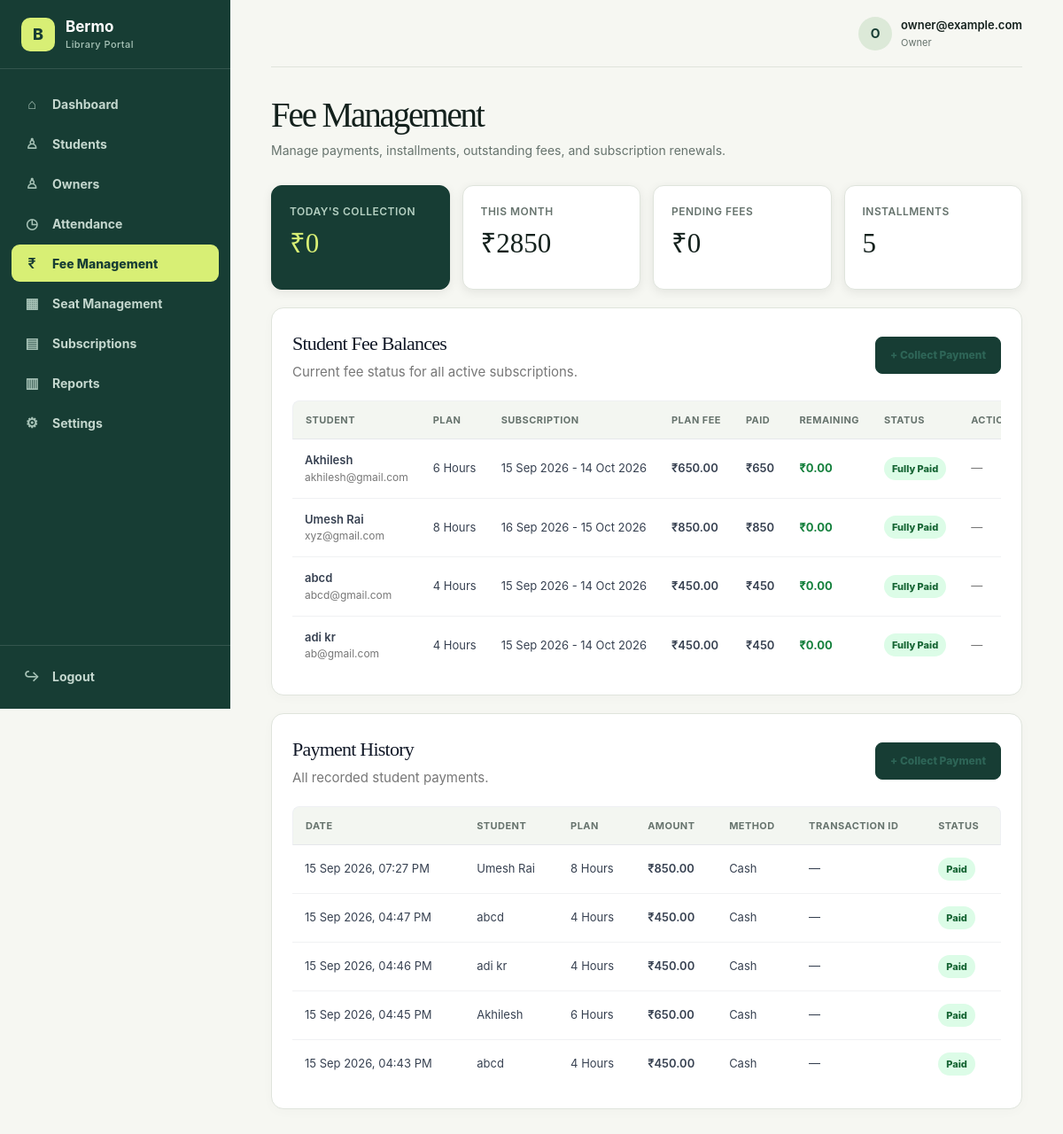
Page /management/fees/ (signed in) on the earlier database version.
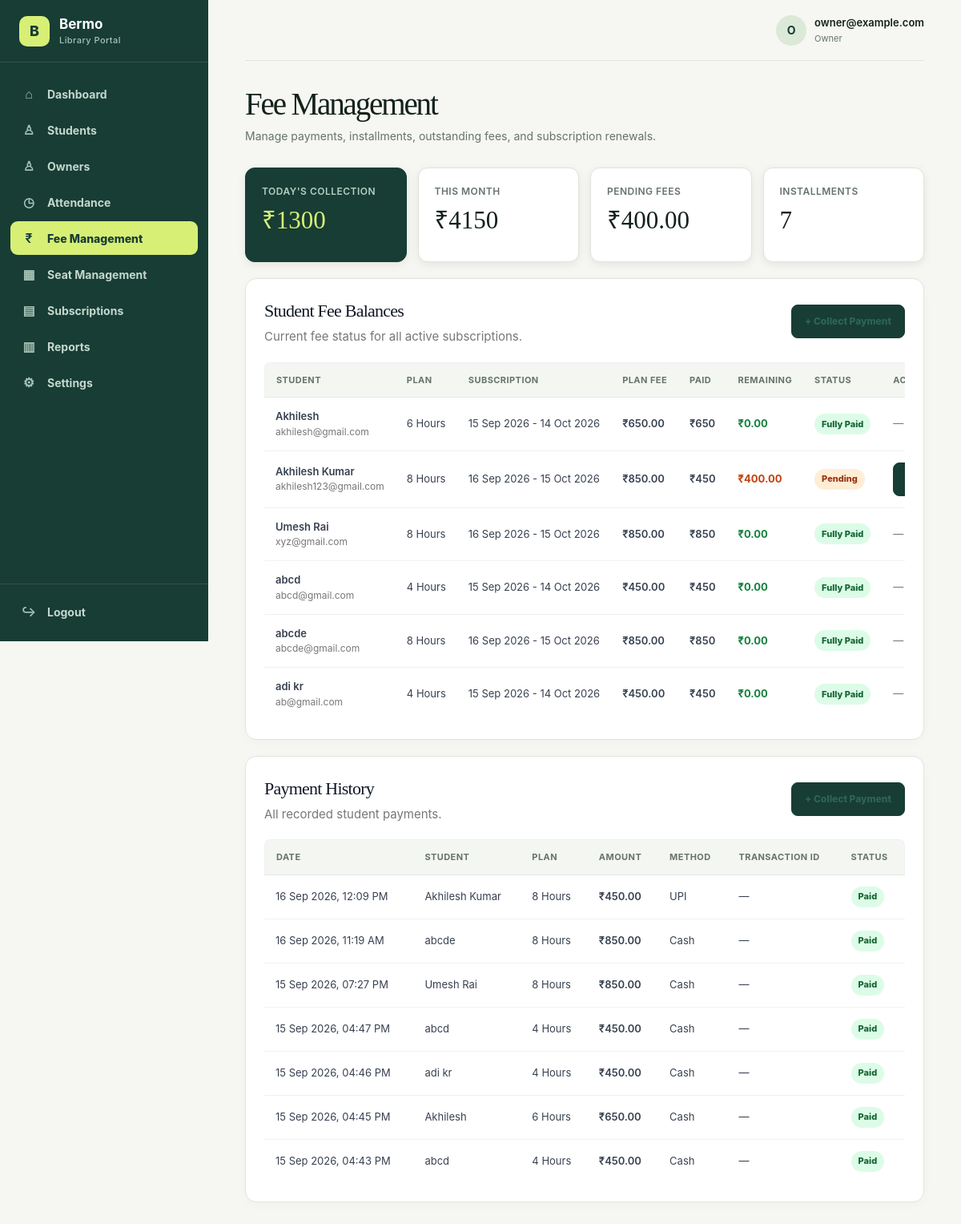
Same page on the later database version.
### library/models.py (models this page shows, shortened)
class Subscription(models.Model):
    STATUS_CHOICES = [
        ("ACTIVE", "Active"),
        ("EXPIRED", "Expired"),
        ("CANCELLED", "Cancelled"),
    ]
    subscription_id = models.AutoField(primary_key=True)
    student = models.ForeignKey(
        StudentProfile,
        on_delete=models.PROTECT,
        related_name="subscriptions"
    )
    plan = models.ForeignKey(
        SubscriptionPlan,
        on_delete=models.PROTECT,
        related_name="subscriptions"
    )
    time_slot = models.ForeignKey(
        TimeSlot,
        on_delete=models.PROTECT,
        null=True,
        blank=True,
        related_name="subscriptions"
    )
    start_date = models.DateField()
    end_date = models.DateField()
    status = models.CharField(
        max_length=20,
        choices=STATUS_CHOICES,
        default="ACTIVE"
    )
    created_at = models.DateTimeField(auto_now_add=True)

class SubscriptionPlan(models.Model):
    plan_id = models.AutoField(primary_key=True)
    name = models.CharField(max_length=100)
    hours_per_day = models.PositiveIntegerField()
    duration_days = models.PositiveIntegerField()
    fee = models.DecimalField(
        max_digits=10,
        decimal_places=2
    )
    is_active = models.BooleanField(default=True)

### students/models.py (models this page shows, shortened)
class StudentProfile(models.Model):
    STATUS_CHOICES = [
        ("PENDING", "Pending Approval"),
        ("APPROVED", "Approved"),
        ("REJECTED", "Rejected"),
        ("UNREGISTERED", "Unregistered"),
    ]
    student_id = models.AutoField(primary_key=True)
    user = models.OneToOneField(
        settings.AUTH_USER_MODEL,
        on_delete=models.CASCADE,
        related_name="student_profile"
    )
    full_name = models.CharField(
        max_length=150
    )
    email = models.EmailField(
        unique=True,
    )
    phone = models.CharField(
        max_length=15
    )
    address = models.TextField(
        blank=True
    )
    date_of_birth = models.DateField(
        null=True,
        blank=True
    )
    photo = models.ImageField(
        upload_to="students/photos/",
        null=True,
        blank=True
    )
    aadhaar_document = models.FileField(
        upload_to="students/aadhaar/",
        null=True,
        blank=True
    )
    registration_date = models.DateField(
        auto_now_add=True
    )
    status = models.CharField(
        max_length=20,
        choices=STATUS_CHOICES,
        default="PENDING"
    )
    preferred_plan = models.ForeignKey(
    "library.SubscriptionPlan",
    on_delete=models.PROTECT,
    null=True,
    blank=True,
    related_name="preferred_students"
    )
    preferred_time_slot = models.ForeignKey(
    "library.TimeSlot",
    on_delete=models.PROTECT,
    null=True,
    blank=True,
    related_name="preferred_students"
    )
    approved_by = models.ForeignKey(
        settings.AUTH_USER_MODEL,
        on_delete=models.SET_NULL,
        null=True,
        blank=True,
        related_name="approved_students"
    )
    approved_at = models.DateTimeField(
        null=True,
        blank=True
    )
    rejection_reason = models.TextField(
        blank=True
    )

### payments/models.py (models this page shows, shortened)
class Payment(models.Model):
    STATUS_CHOICES = [
        ("PAID", "Paid"),
        ("PENDING", "Pending"),
        ("REFUNDED", "Refunded"),
    ]
    METHOD_CHOICES = [
        ("CASH", "Cash"),
        ("UPI", "UPI"),
        ("CARD", "Card"),
        ("BANK", "Bank Transfer"),
        ("OTHER", "Other"),
    ]
    payment_id = models.AutoField(primary_key=True)
    student = models.ForeignKey(
        StudentProfile,
        on_delete=models.PROTECT,
        related_name="payments"
    )
    subscription = models.ForeignKey(
        Subscription,
        on_delete=models.PROTECT,
        related_name="payments"
    )
    amount = models.DecimalField(
        max_digits=10,
        decimal_places=2
    )
    payment_date = models.DateTimeField(
        auto_now_add=True
    )
    payment_method = models.CharField(
        max_length=20,
        choices=METHOD_CHOICES
    )
    transaction_id = models.CharField(
        max_length=100,
        unique=True,
        null=True,
        blank=True
    )
    status = models.CharField(
        max_length=20,
        choices=STATUS_CHOICES,
        default="PAID"
    )
    remarks = models.TextField(
        blank=True
    )

### management/views.py (the view)
@login_required
def fee_management(request):
    today = timezone.localdate()
    payments = (
        Payment.objects
        .select_related(
            "student",
            "subscription",
            "subscription__plan",
            "subscription__time_slot",
        )
        .order_by(
            "-payment_date"
        )
    )
    today_collection = (
        Payment.objects
        .filter(
            payment_date__date=today,
            status="PAID",
        )
        .aggregate(
            total=models.Sum("amount")
        )["total"]
        or Decimal("0")
    )
    monthly_collection = (
        Payment.objects
        .filter(
            payment_date__year=today.year,
            payment_date__month=today.month,
            status="PAID",
        )
        .aggregate(
            total=models.Sum("amount")
        )["total"]
        or Decimal("0")
    )
    active_subscriptions = (
        Subscription.objects
        .filter(
            status="ACTIVE",
            end_date__gte=timezone.localdate(),
        )
        .select_related(
            "student",
            "plan",
            "time_slot",
        )
        .order_by(
            "student__full_name"
        )
    )
    fee_balances = []
    pending_amount = Decimal("0")
    for subscription in active_subscriptions:
        total_paid = (
            Payment.objects
            .filter(
                subscription=subscription,
                status="PAID",
            )
            .aggregate(
                total=models.Sum("amount")
            )["total"]
            or Decimal("0")
        )
        remaining_amount = (
            subscription.plan.fee
            - total_paid
        )
        if remaining_amount < 0:
            remaining_amount = Decimal("0")
        pending_amount += remaining_amount
        fee_balances.append(
            {
                "subscription": subscription,
                "total_paid": total_paid,
                "remaining_amount": remaining_amount,
            }
        )
    installments = Payment.objects.filter(
        status="PAID"
    ).count()
    return render(
        request,
        "management/fee_management.html",
        {
            "payments": payments,
            "today_collection": today_collection,
            "monthly_collection": monthly_collection,
            "pending_amount": pending_amount,
            "installments": installments,
            "fee_balances": fee_balances,
        },
    )

### management/views.py (called while the page is built)
def owner_required(view_func):
    @login_required
    @wraps(view_func)
    def wrapped_view(request, *args, **kwargs):
        if request.user.role != "OWNER":
            raise PermissionDenied("Only library owners can access management pages.")
        return view_func(request, *args, **kwargs)
    return wrapped_view

### templates/management/fee_management.html (shortened to what the changed rows need)
{% extends "management/base.html" %}
{% block content %}
<div class="dashboard-header">
    <div>
        <h1>
            Fee Management
        </h1>
    </div>
</div>
<div class="summary-cards">
    <div class="card">
        <h4>
            Today's Collection
        </h4>
        <p>
            ₹{{ today_collection|default:"0" }}
        </p>
    </div>
    <div class="card">
        <h4>
            This Month
        </h4>
        <p>
            ₹{{ monthly_collection|default:"0" }}
        </p>
    </div>
    <div class="card">
        <h4>
            Pending Fees
        </h4>
        <p>
            ₹{{ pending_amount|default:"0" }}
        </p>
    </div>
    <div class="card">
        <h4>
            Installments
        </h4>
        <p>
            {{ installments|default:"0" }}
        </p>
    </div>
</div>
<div class="card">
    <div class="table-wrapper">
        <table>
            <thead>
                <tr>
                    <th>
                        Student
                    </th>
                    <th>
                        Plan
                    </th>
                    <th>
                        Subscription
                    </th>
                    <th>
                        Plan Fee
                    </th>
                    <th>
                        Paid
                    </th>
                    <th>
                        Remaining
                    </th>
                    <th>
                        Status
                    </th>
                    <th>
                        Action
                    </th>
                </tr>
            </thead>
            <tbody>
                {% for item in fee_balances %}
                    <tr>
                        <td>
                            <div class="student-name">
                                {{ item.subscription.student.full_name }}
                            </div>
                            <div style="color:#777; font-size:12px;">
                                {{ item.subscription.student.email }}
                            </div>
                        </td>
                        <td>
                            {{ item.subscription.plan.name }}
                        </td>
                        <td>
                            {{ item.subscription.start_date|date:"d M Y" }}
                            -
                            {{ item.subscription.end_date|date:"d M Y" }}
                        </td>
                        <td class="amount">
                            ₹{{ item.subscription.plan.fee }}
                        </td>
                        <td class="amount">
                            ₹{{ item.total_paid }}
                        </td>
                        <td>
                            {% if item.remaining_amount > 0 %}
                                <span class="remaining">
                                    ₹{{ item.remaining_amount }}
                                </span>
                            {% else %}
                                <span class="paid-full">
                                    ₹0.00
                                </span>
                            {% endif %}
                        </td>
                        <td>
                            {% if item.remaining_amount > 0 %}
                                <span class="status status-pending">
                                    Pending
                                </span>
                            {% else %}
                                <span class="status status-paid">
                                    Fully Paid
                                </span>
                            {% endif %}
                        </td>
                        <td>
                            {% if item.remaining_amount > 0 %}
                                <a
                                    href="{% url 'management:collect_payment' %}"
                                    class="button"
                                >
                                </a>
                            {% else %}
                                <span style="color:#777;">
                                    —
                                </span>
                            {% endif %}
                        </td>
                    </tr>
                {% endfor %}
            </tbody>
        </table>
    </div>
</div>
<div class="card">
    <div class="table-wrapper">
        <table>
            <thead>
                <tr>
                    <th>
                        Date
                    </th>
                    <th>
                        Student
                    </th>
                    <th>
                        Plan
                    </th>
                    <th>
                        Amount
                    </th>
                    <th>
                        Method
                    </th>
                    <th>
                        Transaction ID
                    </th>
                    <th>
                        Status
                    </th>
                </tr>
            </thead>
            <tbody>
                {% for payment in payments %}
                    <tr>
                        <td>
                            {{ payment.payment_date|date:"d M Y, h:i A" }}
                        </td>
                        <td>
                            {{ payment.student.full_name }}
                        </td>
                        <td>
                            {{ payment.subscription.plan.name }}
                        </td>
                        <td class="amount">
                            ₹{{ payment.amount }}
                        </td>
                        <td>
                            {{ payment.get_payment_method_display }}
                        </td>
                        <td>
                            {% if payment.transaction_id %}
                                {{ payment.transaction_id }}
                            {% else %}
                                —
                            {% endif %}
                        </td>
                        <td>
                            {% if payment.status == "PAID" %}
                                <span class="status status-paid">
                                    {{ payment.get_status_display }}
                                </span>
                            {% else %}
                                <span class="status status-other">
                                    {{ payment.get_status_display }}
                                </span>
                            {% endif %}
                        </td>
                    </tr>
                {% endfor %}
            </tbody>
        </table>
    </div>
</div>
{% endblock %}

Differences in the rows shown:
added Subscription: subscription.student.full_name "Akhilesh Kumar", subscription.student.email "akhilesh123@gmail.com", subscription.plan.name "8 Hours", subscription.start_date "16 Sep 2026", subscription.end_date "15 Oct 2026", subscription.plan.fee "850.00", total_paid "450", remaining_amount "400.00", shows "Pending"
added Subscription: subscription.student.full_name "abcde", subscription.student.email "abcde@gmail.com", subscription.plan.name "8 Hours", subscription.start_date "16 Sep 2026", subscription.end_date "15 Oct 2026", subscription.plan.fee "850.00", total_paid "850", shows "₹0.00", shows "Fully Paid"
added Payment: payment_date "16 Sep 2026, 12:09 PM", student.full_name "Akhilesh Kumar", subscription.plan.name "8 Hours", amount "450.00", payment_method "UPI", status "Paid"
added Payment: payment_date "16 Sep 2026, 11:19 AM", student.full_name "abcde", subscription.plan.name "8 Hours", amount "850.00", payment_method "Cash", status "Paid"
Other differences:
{{ today_collection|default:"0" }}: "0" → "1300"
{{ monthly_collection|default:"0" }}: "2850" → "4150"
{{ pending_amount|default:"0" }}: "0" → "400.00"
{{ installments|default:"0" }}: "5" → "7"
